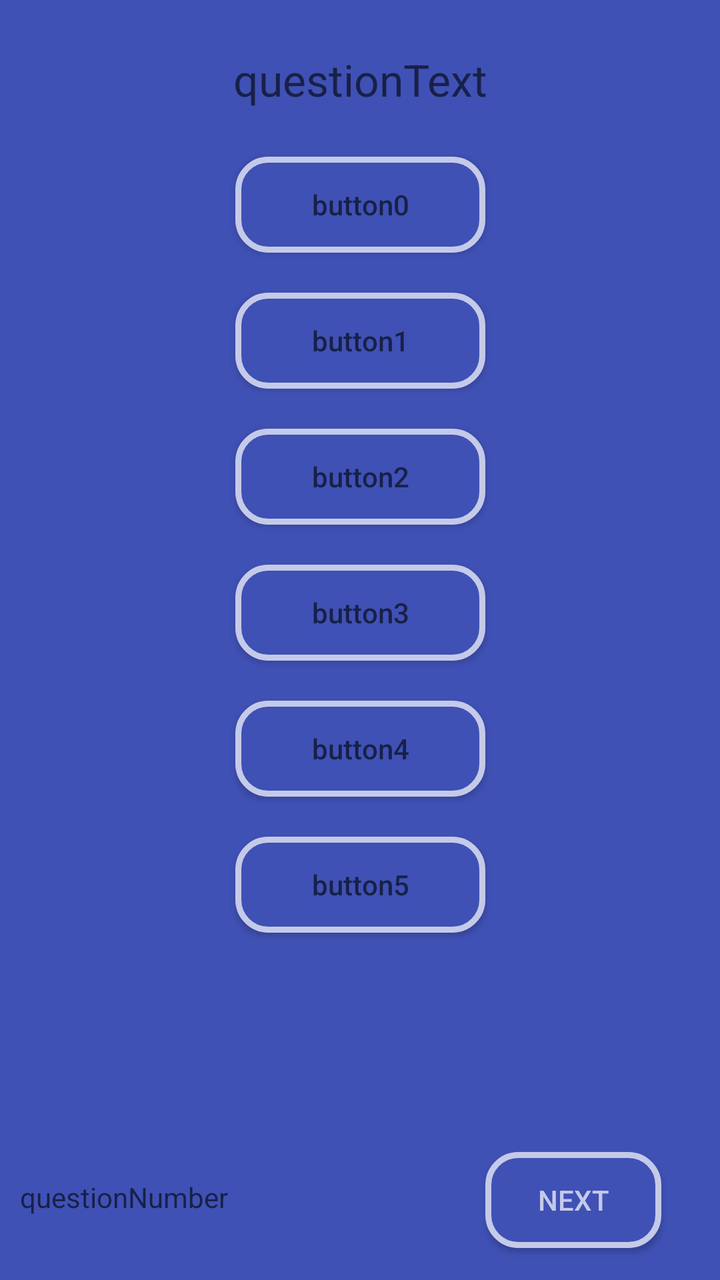
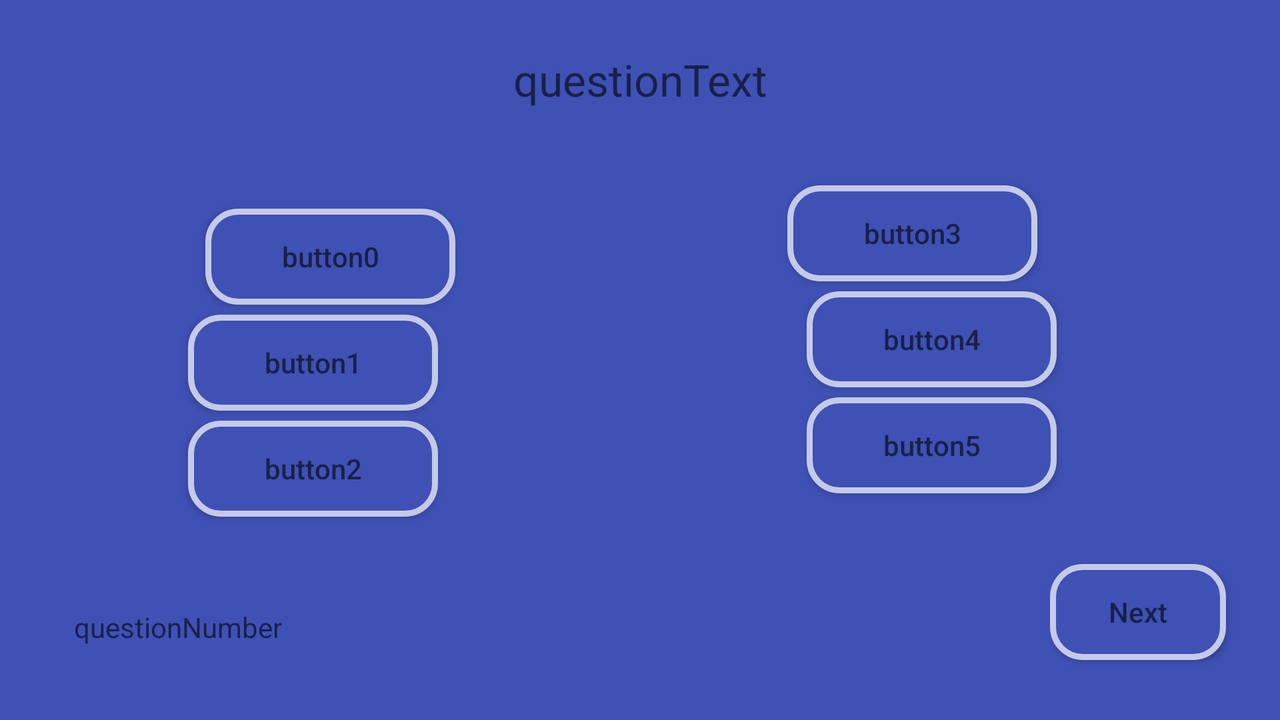

An Android layout and its configuration variant, each rendered on a device that would load it. The default file and the variant file are quoted in full after the pictures.
<!-- AndroidManifest.xml: application theme AppTheme.NoActionBar -->
<!-- res/layout/fragment_verb_game.xml -->
<android.support.constraint.ConstraintLayout xmlns:android="http://schemas.android.com/apk/res/android"
                                             xmlns:app="http://schemas.android.com/apk/res-auto"
                                             xmlns:tools="http://schemas.android.com/tools"
                                             android:layout_width="match_parent"
                                             android:layout_height="match_parent"
                                             tools:context="com.newnham.app.GCSE_Latin.view.VerbGameFragment">

    <TextView
        android:id="@+id/questionText"
        android:hint="questionText"
        android:textAppearance="?android:attr/textAppearanceLarge"
        android:textColor="@color/colorAccent"
        android:gravity="center"
        android:layout_width="wrap_content"
        android:layout_height="wrap_content"
        tools:layout_constraintTop_creator="1"
        tools:layout_constraintRight_creator="1"
        app:layout_constraintRight_toRightOf="parent"
        android:layout_marginTop="25dp"
        tools:layout_constraintLeft_creator="1"
        app:layout_constraintLeft_toLeftOf="parent"
        app:layout_constraintTop_toTopOf="parent"/>

    <Button
        android:id="@+id/button0"
        android:background="@drawable/button_rounded"
        android:textColor="@color/colorAccent"
        android:hint="button0"
        android:layout_width="125dp"
        android:layout_height="wrap_content"
        tools:layout_constraintTop_creator="1"
        tools:layout_constraintRight_creator="1"
        app:layout_constraintRight_toRightOf="parent"
        android:layout_marginTop="24dp"
        app:layout_constraintTop_toBottomOf="@+id/questionText"
        tools:layout_constraintLeft_creator="1"
        app:layout_constraintLeft_toLeftOf="parent"/>

    <Button
        android:id="@+id/button1"
        android:background="@drawable/button_rounded"
        android:textColor="@color/colorAccent"
        android:hint="button1"
        android:layout_width="0dp"
        android:layout_height="wrap_content"
        tools:layout_constraintTop_creator="1"
        tools:layout_constraintRight_creator="1"
        app:layout_constraintRight_toRightOf="@+id/button0"
        android:layout_marginTop="20dp"
        app:layout_constraintTop_toBottomOf="@+id/button0"
        tools:layout_constraintLeft_creator="1"
        app:layout_constraintLeft_toLeftOf="@+id/button0"/>

    <Button
        android:id="@+id/button2"
        android:background="@drawable/button_rounded"
        android:textColor="@color/colorAccent"
        android:hint="button2"
        android:layout_width="0dp"
        android:layout_height="wrap_content"
        tools:layout_constraintTop_creator="1"
        tools:layout_constraintRight_creator="1"
        app:layout_constraintRight_toRightOf="@+id/button1"
        android:layout_marginTop="20dp"
        app:layout_constraintTop_toBottomOf="@+id/button1"
        tools:layout_constraintLeft_creator="1"
        app:layout_constraintLeft_toLeftOf="@+id/button1"/>

    <Button
        android:id="@+id/button3"
        android:background="@drawable/button_rounded"
        android:textColor="@color/colorAccent"
        android:hint="button3"
        android:layout_width="0dp"
        android:layout_height="wrap_content"
        tools:layout_constraintTop_creator="1"
        tools:layout_constraintRight_creator="1"
        app:layout_constraintRight_toRightOf="@+id/button2"
        android:layout_marginTop="20dp"
        app:layout_constraintTop_toBottomOf="@+id/button2"
        tools:layout_constraintLeft_creator="1"
        app:layout_constraintLeft_toLeftOf="@+id/button2"/>

    <Button
        android:id="@+id/button4"
        android:background="@drawable/button_rounded"
        android:textColor="@color/colorAccent"
        android:hint="button4"
        android:layout_width="0dp"
        android:layout_height="wrap_content"
        tools:layout_constraintTop_creator="1"
        tools:layout_constraintRight_creator="1"
        app:layout_constraintRight_toRightOf="@+id/button3"
        android:layout_marginTop="20dp"
        app:layout_constraintTop_toBottomOf="@+id/button3"
        tools:layout_constraintLeft_creator="1"
        app:layout_constraintLeft_toLeftOf="@+id/button3"/>

    <Button
        android:id="@+id/button5"
        android:background="@drawable/button_rounded"
        android:textColor="@color/colorAccent"
        android:hint="button5"
        android:layout_width="0dp"
        android:layout_height="wrap_content"
        tools:layout_constraintTop_creator="1"
        tools:layout_constraintRight_creator="1"
        app:layout_constraintRight_toRightOf="@+id/button4"
        android:layout_marginTop="20dp"
        app:layout_constraintTop_toBottomOf="@+id/button4"
        tools:layout_constraintLeft_creator="1"
        app:layout_constraintLeft_toLeftOf="@+id/button4"/>


    <TextView
        android:id="@+id/questionNumber"
        android:textColor="@color/colorAccent"
        android:hint="questionNumber"
        android:layout_width="wrap_content"
        android:layout_height="wrap_content"
        tools:layout_constraintTop_creator="1"
        android:layout_marginStart="10dp"
        tools:layout_constraintLeft_creator="1"
        app:layout_constraintLeft_toLeftOf="parent"
        android:layout_marginLeft="5dp"
        app:layout_constraintBottom_toBottomOf="parent"
        android:layout_marginBottom="32dp"/>

    <Button
        android:id="@+id/buttonNext"
        android:background="@drawable/button_rounded"
        android:text="@string/next"
        android:textColor="@color/colorAccent"
        android:layout_width="88dp"
        android:layout_height="wrap_content"
        tools:layout_constraintBottom_creator="1"
        android:layout_marginStart="65dp"
        app:layout_constraintBottom_toBottomOf="parent"
        tools:layout_constraintLeft_creator="1"
        android:layout_marginBottom="16dp"
        android:layout_marginRight="7dp"
        app:layout_constraintRight_toRightOf="parent"
        android:layout_marginLeft="8dp"
        app:layout_constraintLeft_toLeftOf="parent"
        app:layout_constraintHorizontal_bias="0.889"/>


</android.support.constraint.ConstraintLayout>
<!-- resources referenced by this layout -->
<resources>
  <color name="colorAccent">@color/colorIndigoAccent</color>
  <!-- drawable button_rounded (drawable) -->
  <?xml version="1.0" encoding="utf-8"?>
  <selector xmlns:android="http://schemas.android.com/apk/res/android">
  
      <item>
          <shape>
              <solid android:color="@color/colorPrimary"/>
  
              <stroke android:color="@color/colorIndigoAccent"
                      android:width="3dp"/>
  
              <corners android:radius="15dp"/>
  
          </shape>
      </item>
  
  
  
  
  
  </selector>
  <string name="next">Next</string>
  <style name="AppTheme.NoActionBar">
          <item name="windowActionBar">false</item>
          <item name="windowNoTitle">true</item>
  
          <item name="android:background">@color/colorPrimary</item>
          <item name="colorPrimary">@color/colorPrimaryDark</item>
          <item name="colorPrimaryDark">@color/colorPrimaryDark</item>
          <item name="colorAccent">@color/colorAccent</item>
          <item name="android:actionMenuTextColor">@color/colorAccent</item>
          <item name="android:textColor">@color/colorAccent</item>
      </style>
  <color name="colorIndigoAccent">#C5CAE9</color>
  <color name="colorPrimary">@color/colorIndigo</color>
  <color name="colorPrimaryDark">@color/colorIndigoDark</color>
  <color name="colorIndigo">#3F51B5</color>
  <color name="colorIndigoDark">#303F9F</color>
</resources>
<!-- res/layout-land/fragment_verb_game.xml (the repository's variant of the layout above) -->
<!-- drawn on the phone turned sideways -->
<android.support.constraint.ConstraintLayout xmlns:android="http://schemas.android.com/apk/res/android"
                                             xmlns:app="http://schemas.android.com/apk/res-auto"
                                             xmlns:tools="http://schemas.android.com/tools"
                                             android:layout_width="match_parent"
                                             android:layout_height="match_parent"
                                             tools:context="com.newnham.app.GCSE_Latin.view.VerbGameFragment">

    <TextView
        android:id="@+id/questionText"
        android:hint="questionText"
        android:textAppearance="?android:attr/textAppearanceLarge"
        android:textColor="@color/colorAccent"
        android:layout_width="wrap_content"
        android:layout_height="wrap_content"
        android:gravity="center"
        tools:layout_constraintTop_creator="1"
        tools:layout_constraintRight_creator="1"
        app:layout_constraintRight_toRightOf="parent"
        android:layout_marginTop="25dp"
        tools:layout_constraintLeft_creator="1"
        app:layout_constraintLeft_toLeftOf="parent"
        app:layout_constraintTop_toTopOf="parent"/>

    <Button
        android:id="@+id/button0"
        android:background="@drawable/button_rounded"
        android:hint="button0"
        android:textColor="@color/colorAccent"
        android:layout_width="125dp"
        android:layout_height="wrap_content"
        app:layout_constraintTop_toTopOf="parent"
        android:layout_marginTop="8dp"
        app:layout_constraintBottom_toBottomOf="parent"
        android:layout_marginBottom="8dp"
        android:layout_marginLeft="8dp"
        app:layout_constraintLeft_toLeftOf="parent"
        android:layout_marginRight="8dp"
        app:layout_constraintRight_toRightOf="parent"
        app:layout_constraintHorizontal_bias="0.19"
        app:layout_constraintVertical_bias="0.325"/>

    <Button
        android:id="@+id/button1"
        android:background="@drawable/button_rounded"
        android:hint="button1"
        android:textColor="@color/colorAccent"
        android:layout_width="125dp"
        android:layout_height="wrap_content"
        android:layout_marginTop="5dp"
        app:layout_constraintTop_toBottomOf="@+id/button0"
        android:layout_marginLeft="-9dp"
        app:layout_constraintLeft_toLeftOf="@+id/button0"/>

    <Button
        android:id="@+id/button2"
        android:background="@drawable/button_rounded"
        android:hint="button2"
        android:textColor="@color/colorAccent"
        android:layout_width="125dp"
        android:layout_height="wrap_content"
        android:layout_marginTop="5dp"
        app:layout_constraintTop_toBottomOf="@+id/button1"
        android:layout_marginLeft="0dp"
        app:layout_constraintLeft_toLeftOf="@+id/button1"/>

    <Button
        android:id="@+id/button3"
        android:background="@drawable/button_rounded"
        android:hint="button3"
        android:textColor="@color/colorAccent"
        android:layout_width="125dp"
        android:layout_height="wrap_content"
        app:layout_constraintLeft_toRightOf="@+id/button0"
        android:layout_marginLeft="166dp"
        app:layout_constraintTop_toTopOf="@+id/button0"
        android:layout_marginTop="-12dp"/>

    <Button
        android:id="@+id/button4"
        android:background="@drawable/button_rounded"
        android:hint="button4"
        android:textColor="@color/colorAccent"
        android:layout_width="125dp"
        android:layout_height="wrap_content"
        android:layout_marginTop="5dp"
        app:layout_constraintTop_toBottomOf="@+id/button3"
        android:layout_marginRight="-10dp"
        app:layout_constraintRight_toRightOf="@+id/button3"/>

    <Button
        android:id="@+id/button5"
        android:background="@drawable/button_rounded"
        android:hint="button5"
        android:textColor="@color/colorAccent"
        android:layout_width="125dp"
        android:layout_height="wrap_content"
        android:layout_marginTop="5dp"
        app:layout_constraintTop_toBottomOf="@+id/button4"
        android:layout_marginRight="0dp"
        app:layout_constraintRight_toRightOf="@+id/button4"/>


    <TextView
        android:id="@+id/questionNumber"
        android:hint="questionNumber"
        android:textColor="@color/colorAccent"
        android:layout_width="wrap_content"
        android:layout_height="wrap_content"
        app:layout_constraintRight_toLeftOf="@+id/buttonNext"
        android:layout_marginRight="348dp"
        android:layout_marginLeft="8dp"
        app:layout_constraintLeft_toLeftOf="parent"
        app:layout_constraintBottom_toBottomOf="parent"
        android:layout_marginBottom="37dp"
        app:layout_constraintHorizontal_bias="0.444"/>

    <Button
        android:id="@+id/buttonNext"
        android:background="@drawable/button_rounded"
        android:hint="Next"
        android:layout_width="88dp"
        android:layout_height="wrap_content"
        app:layout_constraintTop_toTopOf="parent"
        android:layout_marginTop="282dp"
        android:layout_marginRight="27dp"
        app:layout_constraintRight_toRightOf="parent"/>


</android.support.constraint.ConstraintLayout>
<!-- resources referenced by the variant -->
<!-- as the phone turned sideways resolves them -->
<resources>
  <color name="colorAccent">@color/colorIndigoAccent</color>
  <!-- drawable button_rounded (drawable) -->
  <?xml version="1.0" encoding="utf-8"?>
  <selector xmlns:android="http://schemas.android.com/apk/res/android">
  
      <item>
          <shape>
              <solid android:color="@color/colorPrimary"/>
  
              <stroke android:color="@color/colorIndigoAccent"
                      android:width="3dp"/>
  
              <corners android:radius="15dp"/>
  
          </shape>
      </item>
  
  
  
  
  
  </selector>
  <style name="AppTheme.NoActionBar">
          <item name="windowActionBar">false</item>
          <item name="windowNoTitle">true</item>
  
          <item name="android:background">@color/colorPrimary</item>
          <item name="colorPrimary">@color/colorPrimaryDark</item>
          <item name="colorPrimaryDark">@color/colorPrimaryDark</item>
          <item name="colorAccent">@color/colorAccent</item>
          <item name="android:actionMenuTextColor">@color/colorAccent</item>
          <item name="android:textColor">@color/colorAccent</item>
      </style>
  <color name="colorIndigoAccent">#C5CAE9</color>
  <color name="colorPrimary">@color/colorIndigo</color>
  <color name="colorPrimaryDark">@color/colorIndigoDark</color>
  <color name="colorIndigo">#3F51B5</color>
  <color name="colorIndigoDark">#303F9F</color>
</resources>
